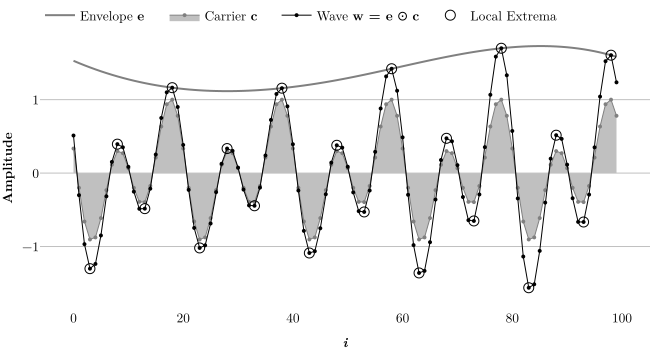

Source code (Python):
import sys
print(sys.version)
import plotly.graph_objects as go
sys.path.append("c:/Users/tesse/Desktop/Files/Dropbox/0_Thesis/Python/01_Envelope")
import numpy as np
from scipy.interpolate import interp1d
from Helper import signal_to_pulses, get_pulses_area

'''Generating Wave'''

np.random.seed(0)
# fps = 10
n = 100

X = np.arange(n)# / fps
C = np.zeros(n)

f = interp1d([0, 0.25 * n, 0.5 * n, 0.75 * n, n], np.abs(np.random.normal(0, .3, 5)), "cubic")
E = 1+f(X)

afp = [
  [1, 5, 1.4 * np.pi],
  [1.5, 10, 1.4 * np.pi],
  # [1, 2 * 6, 1.4 * np.pi]
  ]
for a, f, p in afp:
  C += a * np.cos(p + 2 * np.pi * f * X / n) #+ np.random.normal(0, a / 100, n)

C = -C / np.max(np.abs(C))

W = E * C

'''Wave to pulses'''
pulses = signal_to_pulses(C)
pulses_X, pulses_Y = get_pulses_area(pulses)

'''============================================================================'''
'''                              PLOT LINES                                    '''
'''============================================================================'''
FONT = dict(
    family="Latin Modern Roman",
    color="black",
    size=13.3333
  )

'''Plotting'''
fig = go.Figure()
fig.layout.template ="plotly_white" 
fig.update_layout(
  xaxis_title="<b><i>i</i></b>",
  yaxis_title="<b>Amplitude</b>",
  legend=dict(orientation='h', yanchor='top', xanchor='left', y=1.1),
  margin=dict(l=0, r=0, b=0, t=0),
  font=FONT,
  titlefont=FONT
)
fig.layout.xaxis.title.font=FONT
fig.layout.yaxis.title.font=FONT

fig.update_xaxes(showline=False, showgrid=False, zeroline=False)
fig.update_yaxes(showline=False, zeroline=False, showgrid=True, gridwidth=1, gridcolor='silver', tickvals=[-1, 0, 1])

fig.add_trace(
  go.Scatter(
    name="Envelope <b>e</b>      ",
    x=X,#pulses_X,
    y=E,#pulses_Y,
    mode="lines",
    line=dict(width=2, color="gray", shape = 'spline'),
    marker=dict(size=3, color="gray")
    # visible = "legendonly"
  )
)

fig.add_trace(
  go.Scatter(
    name="Carrier <b>c</b>      ",
    # showlegend=False,
    x=X,
    y=C,
    mode='lines+markers',
    fill="tozeroy",
    fillcolor="silver",
    line=dict(width=1, color="gray"),
    marker=dict(size=4, color="gray")
  )
)

fig.add_trace(
  go.Scatter(
    name="Wave <b>w = e</b> ⊙ <b>c</b>      ",
    x=X,#pulses_X,
    y=W,#pulses_Y,
    mode="lines+markers",
    line=dict(width=1, color="black"),
    marker=dict(size=4, color="black")
    # visible = "legendonly"
  )
)

fig.add_trace(
  go.Scatter(
    name="Local Extrema      ",
    x=[p.x for p in pulses][1:],
    y=W[[p.x for p in pulses]][1:],
    mode="markers",
    marker_symbol="circle-open",
    # line=dict(width=1, color="black"),
    marker=dict(size=10, color="black")
    # visible = "legendonly"
  )
)

fig.show(config=dict({'scrollZoom': True}))
save_name = "./images/" + sys.argv[0].split('/')[-1].replace(".py", ".svg")
fig.write_image(save_name, width=650, height=350, engine="kaleido", format="svg")
print("saved:", save_name)
